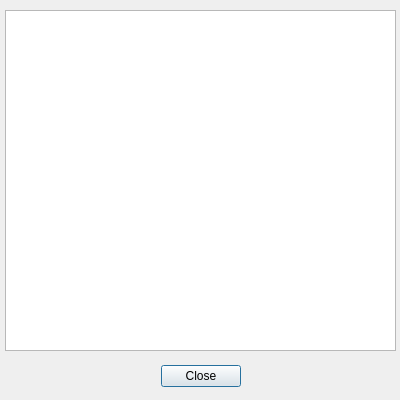
<?xml version="1.0" encoding="UTF-8"?>
<ui version="4.0">
 <class>MessageDialog</class>
 <widget class="QDialog" name="MessageDialog">
  <property name="windowModality">
   <enum>Qt::WindowModal</enum>
  </property>
  <property name="geometry">
   <rect>
    <x>0</x>
    <y>0</y>
    <width>400</width>
    <height>400</height>
   </rect>
  </property>
  <property name="minimumSize">
   <size>
    <width>400</width>
    <height>400</height>
   </size>
  </property>
  <property name="maximumSize">
   <size>
    <width>400</width>
    <height>400</height>
   </size>
  </property>
  <property name="baseSize">
   <size>
    <width>0</width>
    <height>0</height>
   </size>
  </property>
  <property name="windowTitle">
   <string/>
  </property>
  <property name="windowIcon">
   <iconset resource="resources.qrc">
    <normaloff>:/logo.jpg</normaloff>:/logo.jpg</iconset>
  </property>
  <widget class="QDialogButtonBox" name="buttonBox">
   <property name="geometry">
    <rect>
     <x>30</x>
     <y>360</y>
     <width>341</width>
     <height>32</height>
    </rect>
   </property>
   <property name="orientation">
    <enum>Qt::Horizontal</enum>
   </property>
   <property name="standardButtons">
    <set>QDialogButtonBox::Close</set>
   </property>
   <property name="centerButtons">
    <bool>true</bool>
   </property>
  </widget>
  <widget class="QTextBrowser" name="txtMessage">
   <property name="geometry">
    <rect>
     <x>5</x>
     <y>10</y>
     <width>391</width>
     <height>341</height>
    </rect>
   </property>
   <property name="textInteractionFlags">
    <set>Qt::LinksAccessibleByMouse|Qt::TextSelectableByMouse</set>
   </property>
  </widget>
 </widget>
 <resources>
  <include location="resources.qrc"/>
 </resources>
 <connections>
  <connection>
   <sender>buttonBox</sender>
   <signal>accepted()</signal>
   <receiver>MessageDialog</receiver>
   <slot>accept()</slot>
   <hints>
    <hint type="sourcelabel">
     <x>248</x>
     <y>254</y>
    </hint>
    <hint type="destinationlabel">
     <x>157</x>
     <y>274</y>
    </hint>
   </hints>
  </connection>
  <connection>
   <sender>buttonBox</sender>
   <signal>rejected()</signal>
   <receiver>MessageDialog</receiver>
   <slot>reject()</slot>
   <hints>
    <hint type="sourcelabel">
     <x>316</x>
     <y>260</y>
    </hint>
    <hint type="destinationlabel">
     <x>286</x>
     <y>274</y>
    </hint>
   </hints>
  </connection>
 </connections>
</ui>
